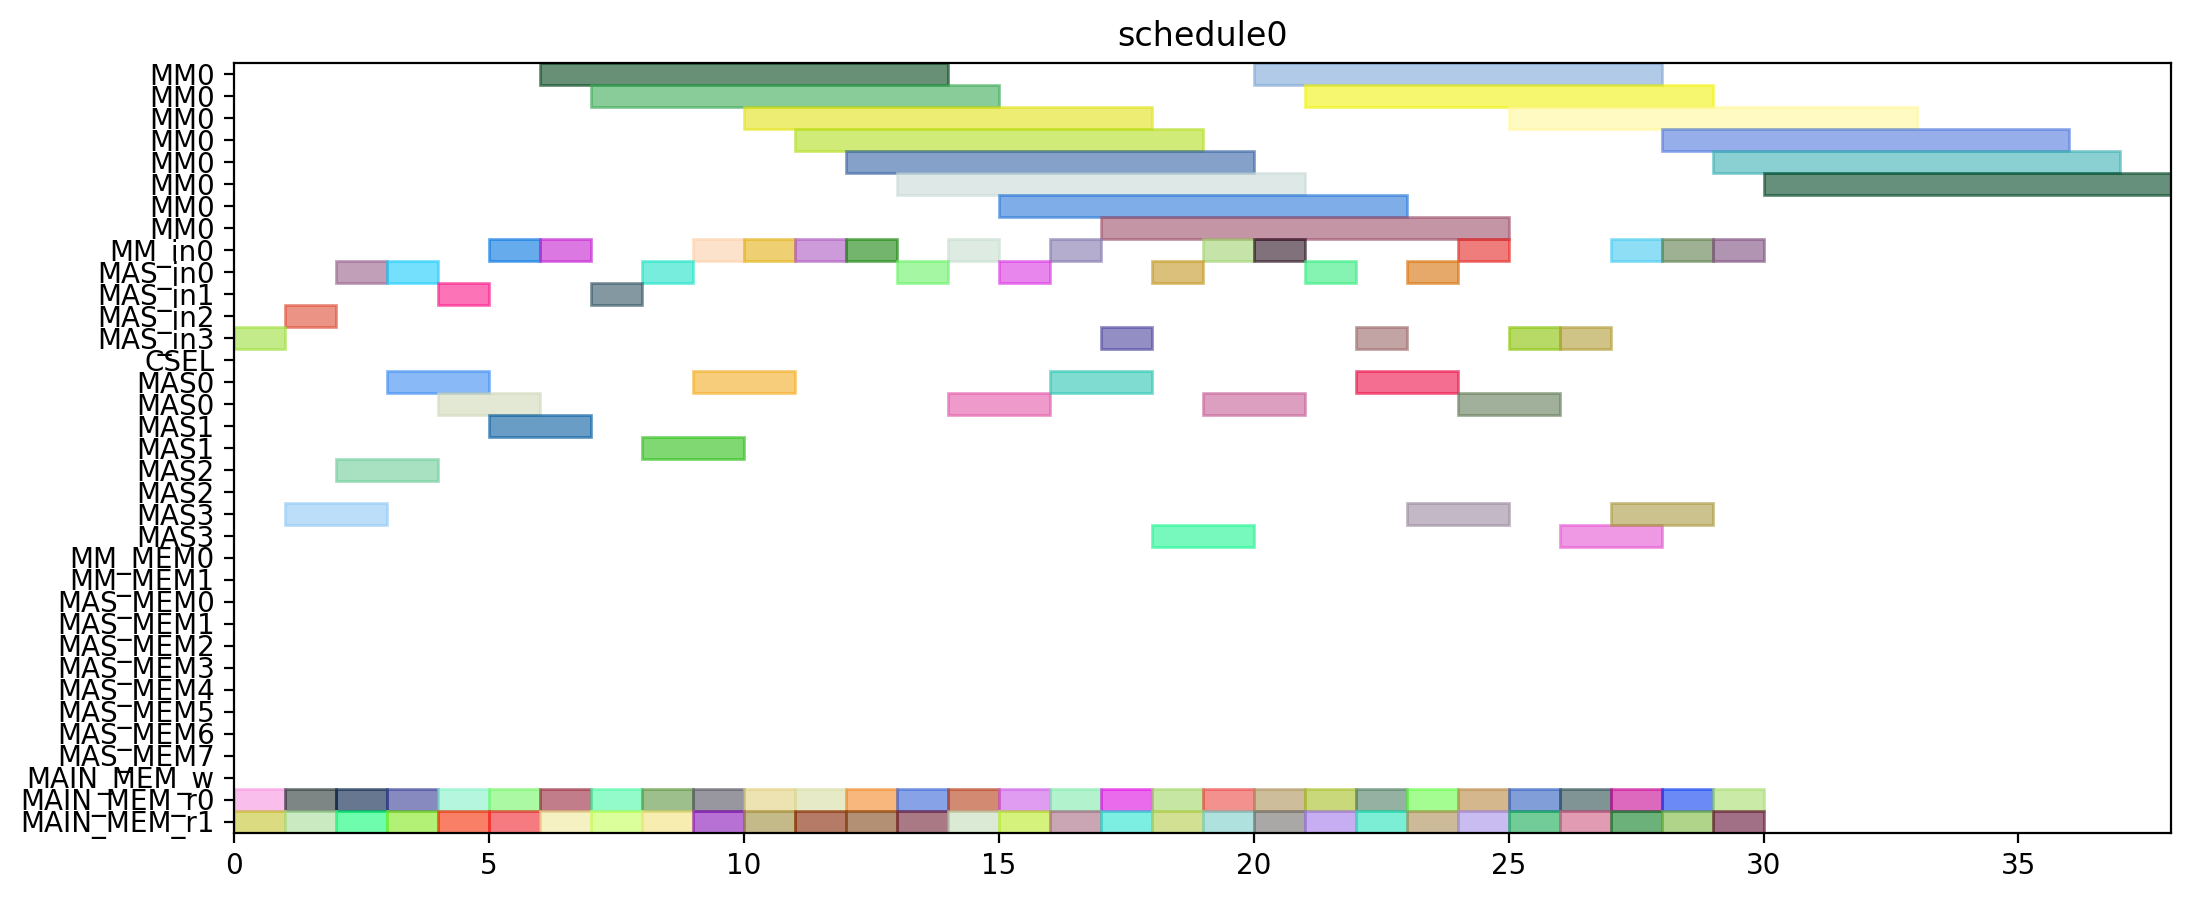

This figure's Python source:
from pyschedule import Scenario, solvers, plotters, alt


def solve():
	horizon = 120
	S = Scenario("schedule0", horizon=horizon)

	# resource
	MM = S.Resources('MM', num=1, size=8)
	MM_in = S.Resources('MM_in', num=1)
	MAS_in = S.Resources('MAS_in', num=4)
	CSEL = S.Resource('CSEL')
	MAS = S.Resources('MAS', num=4, size=2, periods=range(1, horizon))
	MM_MEM = S.Resources('MM_MEM', num=2)
	MAS_MEM = S.Resources('MAS_MEM', num=8)
	MAIN_MEM_w = S.Resource('MAIN_MEM_w', size=1)
	MAIN_MEM_r = S.Resources('MAIN_MEM_r', num=2)

	# result of previous scheduling

	# new tasks
	r1_t0 = S.Task('r1_t0', length=8, delay_cost=1)
	r1_t0 += alt(MM)
	r1_t0_in = S.Task('r1_t0_in', length=1, delay_cost=1)
	r1_t0_in += alt(MM_in)
	S += r1_t0_in*MM_in[0]<=r1_t0*MM[0]
	r1_t0_mem0 = S.Task('r1_t0_mem0', length=1, delay_cost=1)
	r1_t0_mem0 += MAIN_MEM_r[0]
	S += r1_t0_mem0 <= r1_t0

	r1_t0_mem1 = S.Task('r1_t0_mem1', length=1, delay_cost=1)
	r1_t0_mem1 += MAIN_MEM_r[1]
	S += r1_t0_mem1 <= r1_t0

	r1_t1 = S.Task('r1_t1', length=8, delay_cost=1)
	r1_t1 += alt(MM)
	r1_t1_in = S.Task('r1_t1_in', length=1, delay_cost=1)
	r1_t1_in += alt(MM_in)
	S += r1_t1_in*MM_in[0]<=r1_t1*MM[0]
	r1_t1_mem0 = S.Task('r1_t1_mem0', length=1, delay_cost=1)
	r1_t1_mem0 += MAIN_MEM_r[0]
	S += r1_t1_mem0 <= r1_t1

	r1_t1_mem1 = S.Task('r1_t1_mem1', length=1, delay_cost=1)
	r1_t1_mem1 += MAIN_MEM_r[1]
	S += r1_t1_mem1 <= r1_t1

	r1_t2 = S.Task('r1_t2', length=2, delay_cost=1)
	r1_t2 += alt(MAS)
	r1_t2_in = S.Task('r1_t2_in', length=1, delay_cost=1)
	r1_t2_in += alt(MAS_in)
	S += r1_t2_in*MAS_in[0]<=r1_t2*MAS[0]

	S += r1_t2_in*MAS_in[1]<=r1_t2*MAS[1]

	S += r1_t2_in*MAS_in[2]<=r1_t2*MAS[2]

	S += r1_t2_in*MAS_in[3]<=r1_t2*MAS[3]

	r1_t2_mem0 = S.Task('r1_t2_mem0', length=1, delay_cost=1)
	r1_t2_mem0 += MAIN_MEM_r[0]
	S += r1_t2_mem0 <= r1_t2

	r1_t2_mem1 = S.Task('r1_t2_mem1', length=1, delay_cost=1)
	r1_t2_mem1 += MAIN_MEM_r[1]
	S += r1_t2_mem1 <= r1_t2

	r1_t3 = S.Task('r1_t3', length=2, delay_cost=1)
	r1_t3 += alt(MAS)
	r1_t3_in = S.Task('r1_t3_in', length=1, delay_cost=1)
	r1_t3_in += alt(MAS_in)
	S += r1_t3_in*MAS_in[0]<=r1_t3*MAS[0]

	S += r1_t3_in*MAS_in[1]<=r1_t3*MAS[1]

	S += r1_t3_in*MAS_in[2]<=r1_t3*MAS[2]

	S += r1_t3_in*MAS_in[3]<=r1_t3*MAS[3]

	r1_t3_mem0 = S.Task('r1_t3_mem0', length=1, delay_cost=1)
	r1_t3_mem0 += MAIN_MEM_r[0]
	S += r1_t3_mem0 <= r1_t3

	r1_t3_mem1 = S.Task('r1_t3_mem1', length=1, delay_cost=1)
	r1_t3_mem1 += MAIN_MEM_r[1]
	S += r1_t3_mem1 <= r1_t3

	r3_t0 = S.Task('r3_t0', length=8, delay_cost=1)
	r3_t0 += alt(MM)
	r3_t0_in = S.Task('r3_t0_in', length=1, delay_cost=1)
	r3_t0_in += alt(MM_in)
	S += r3_t0_in*MM_in[0]<=r3_t0*MM[0]
	r3_t0_mem0 = S.Task('r3_t0_mem0', length=1, delay_cost=1)
	r3_t0_mem0 += MAIN_MEM_r[0]
	S += r3_t0_mem0 <= r3_t0

	r3_t0_mem1 = S.Task('r3_t0_mem1', length=1, delay_cost=1)
	r3_t0_mem1 += MAIN_MEM_r[1]
	S += r3_t0_mem1 <= r3_t0

	r3_t1 = S.Task('r3_t1', length=8, delay_cost=1)
	r3_t1 += alt(MM)
	r3_t1_in = S.Task('r3_t1_in', length=1, delay_cost=1)
	r3_t1_in += alt(MM_in)
	S += r3_t1_in*MM_in[0]<=r3_t1*MM[0]
	r3_t1_mem0 = S.Task('r3_t1_mem0', length=1, delay_cost=1)
	r3_t1_mem0 += MAIN_MEM_r[0]
	S += r3_t1_mem0 <= r3_t1

	r3_t1_mem1 = S.Task('r3_t1_mem1', length=1, delay_cost=1)
	r3_t1_mem1 += MAIN_MEM_r[1]
	S += r3_t1_mem1 <= r3_t1

	r3_t2 = S.Task('r3_t2', length=2, delay_cost=1)
	r3_t2 += alt(MAS)
	r3_t2_in = S.Task('r3_t2_in', length=1, delay_cost=1)
	r3_t2_in += alt(MAS_in)
	S += r3_t2_in*MAS_in[0]<=r3_t2*MAS[0]

	S += r3_t2_in*MAS_in[1]<=r3_t2*MAS[1]

	S += r3_t2_in*MAS_in[2]<=r3_t2*MAS[2]

	S += r3_t2_in*MAS_in[3]<=r3_t2*MAS[3]

	r3_t2_mem0 = S.Task('r3_t2_mem0', length=1, delay_cost=1)
	r3_t2_mem0 += MAIN_MEM_r[0]
	S += r3_t2_mem0 <= r3_t2

	r3_t2_mem1 = S.Task('r3_t2_mem1', length=1, delay_cost=1)
	r3_t2_mem1 += MAIN_MEM_r[1]
	S += r3_t2_mem1 <= r3_t2

	r3_t3 = S.Task('r3_t3', length=2, delay_cost=1)
	r3_t3 += alt(MAS)
	r3_t3_in = S.Task('r3_t3_in', length=1, delay_cost=1)
	r3_t3_in += alt(MAS_in)
	S += r3_t3_in*MAS_in[0]<=r3_t3*MAS[0]

	S += r3_t3_in*MAS_in[1]<=r3_t3*MAS[1]

	S += r3_t3_in*MAS_in[2]<=r3_t3*MAS[2]

	S += r3_t3_in*MAS_in[3]<=r3_t3*MAS[3]

	r3_t3_mem0 = S.Task('r3_t3_mem0', length=1, delay_cost=1)
	r3_t3_mem0 += MAIN_MEM_r[0]
	S += r3_t3_mem0 <= r3_t3

	r3_t3_mem1 = S.Task('r3_t3_mem1', length=1, delay_cost=1)
	r3_t3_mem1 += MAIN_MEM_r[1]
	S += r3_t3_mem1 <= r3_t3

	r4_t0 = S.Task('r4_t0', length=8, delay_cost=1)
	r4_t0 += alt(MM)
	r4_t0_in = S.Task('r4_t0_in', length=1, delay_cost=1)
	r4_t0_in += alt(MM_in)
	S += r4_t0_in*MM_in[0]<=r4_t0*MM[0]
	r4_t0_mem0 = S.Task('r4_t0_mem0', length=1, delay_cost=1)
	r4_t0_mem0 += MAIN_MEM_r[0]
	S += r4_t0_mem0 <= r4_t0

	r4_t0_mem1 = S.Task('r4_t0_mem1', length=1, delay_cost=1)
	r4_t0_mem1 += MAIN_MEM_r[1]
	S += r4_t0_mem1 <= r4_t0

	r4_t1 = S.Task('r4_t1', length=8, delay_cost=1)
	r4_t1 += alt(MM)
	r4_t1_in = S.Task('r4_t1_in', length=1, delay_cost=1)
	r4_t1_in += alt(MM_in)
	S += r4_t1_in*MM_in[0]<=r4_t1*MM[0]
	r4_t1_mem0 = S.Task('r4_t1_mem0', length=1, delay_cost=1)
	r4_t1_mem0 += MAIN_MEM_r[0]
	S += r4_t1_mem0 <= r4_t1

	r4_t1_mem1 = S.Task('r4_t1_mem1', length=1, delay_cost=1)
	r4_t1_mem1 += MAIN_MEM_r[1]
	S += r4_t1_mem1 <= r4_t1

	r4_t2 = S.Task('r4_t2', length=2, delay_cost=1)
	r4_t2 += alt(MAS)
	r4_t2_in = S.Task('r4_t2_in', length=1, delay_cost=1)
	r4_t2_in += alt(MAS_in)
	S += r4_t2_in*MAS_in[0]<=r4_t2*MAS[0]

	S += r4_t2_in*MAS_in[1]<=r4_t2*MAS[1]

	S += r4_t2_in*MAS_in[2]<=r4_t2*MAS[2]

	S += r4_t2_in*MAS_in[3]<=r4_t2*MAS[3]

	r4_t2_mem0 = S.Task('r4_t2_mem0', length=1, delay_cost=1)
	r4_t2_mem0 += MAIN_MEM_r[0]
	S += r4_t2_mem0 <= r4_t2

	r4_t2_mem1 = S.Task('r4_t2_mem1', length=1, delay_cost=1)
	r4_t2_mem1 += MAIN_MEM_r[1]
	S += r4_t2_mem1 <= r4_t2

	r4_t3 = S.Task('r4_t3', length=2, delay_cost=1)
	r4_t3 += alt(MAS)
	r4_t3_in = S.Task('r4_t3_in', length=1, delay_cost=1)
	r4_t3_in += alt(MAS_in)
	S += r4_t3_in*MAS_in[0]<=r4_t3*MAS[0]

	S += r4_t3_in*MAS_in[1]<=r4_t3*MAS[1]

	S += r4_t3_in*MAS_in[2]<=r4_t3*MAS[2]

	S += r4_t3_in*MAS_in[3]<=r4_t3*MAS[3]

	r4_t3_mem0 = S.Task('r4_t3_mem0', length=1, delay_cost=1)
	r4_t3_mem0 += MAIN_MEM_r[0]
	S += r4_t3_mem0 <= r4_t3

	r4_t3_mem1 = S.Task('r4_t3_mem1', length=1, delay_cost=1)
	r4_t3_mem1 += MAIN_MEM_r[1]
	S += r4_t3_mem1 <= r4_t3

	r5_t0 = S.Task('r5_t0', length=8, delay_cost=1)
	r5_t0 += alt(MM)
	r5_t0_in = S.Task('r5_t0_in', length=1, delay_cost=1)
	r5_t0_in += alt(MM_in)
	S += r5_t0_in*MM_in[0]<=r5_t0*MM[0]
	r5_t0_mem0 = S.Task('r5_t0_mem0', length=1, delay_cost=1)
	r5_t0_mem0 += MAIN_MEM_r[0]
	S += r5_t0_mem0 <= r5_t0

	r5_t0_mem1 = S.Task('r5_t0_mem1', length=1, delay_cost=1)
	r5_t0_mem1 += MAIN_MEM_r[1]
	S += r5_t0_mem1 <= r5_t0

	r5_t1 = S.Task('r5_t1', length=8, delay_cost=1)
	r5_t1 += alt(MM)
	r5_t1_in = S.Task('r5_t1_in', length=1, delay_cost=1)
	r5_t1_in += alt(MM_in)
	S += r5_t1_in*MM_in[0]<=r5_t1*MM[0]
	r5_t1_mem0 = S.Task('r5_t1_mem0', length=1, delay_cost=1)
	r5_t1_mem0 += MAIN_MEM_r[0]
	S += r5_t1_mem0 <= r5_t1

	r5_t1_mem1 = S.Task('r5_t1_mem1', length=1, delay_cost=1)
	r5_t1_mem1 += MAIN_MEM_r[1]
	S += r5_t1_mem1 <= r5_t1

	r5_t2 = S.Task('r5_t2', length=2, delay_cost=1)
	r5_t2 += alt(MAS)
	r5_t2_in = S.Task('r5_t2_in', length=1, delay_cost=1)
	r5_t2_in += alt(MAS_in)
	S += r5_t2_in*MAS_in[0]<=r5_t2*MAS[0]

	S += r5_t2_in*MAS_in[1]<=r5_t2*MAS[1]

	S += r5_t2_in*MAS_in[2]<=r5_t2*MAS[2]

	S += r5_t2_in*MAS_in[3]<=r5_t2*MAS[3]

	r5_t2_mem0 = S.Task('r5_t2_mem0', length=1, delay_cost=1)
	r5_t2_mem0 += MAIN_MEM_r[0]
	S += r5_t2_mem0 <= r5_t2

	r5_t2_mem1 = S.Task('r5_t2_mem1', length=1, delay_cost=1)
	r5_t2_mem1 += MAIN_MEM_r[1]
	S += r5_t2_mem1 <= r5_t2

	r5_t3 = S.Task('r5_t3', length=2, delay_cost=1)
	r5_t3 += alt(MAS)
	r5_t3_in = S.Task('r5_t3_in', length=1, delay_cost=1)
	r5_t3_in += alt(MAS_in)
	S += r5_t3_in*MAS_in[0]<=r5_t3*MAS[0]

	S += r5_t3_in*MAS_in[1]<=r5_t3*MAS[1]

	S += r5_t3_in*MAS_in[2]<=r5_t3*MAS[2]

	S += r5_t3_in*MAS_in[3]<=r5_t3*MAS[3]

	r5_t3_mem0 = S.Task('r5_t3_mem0', length=1, delay_cost=1)
	r5_t3_mem0 += MAIN_MEM_r[0]
	S += r5_t3_mem0 <= r5_t3

	r5_t3_mem1 = S.Task('r5_t3_mem1', length=1, delay_cost=1)
	r5_t3_mem1 += MAIN_MEM_r[1]
	S += r5_t3_mem1 <= r5_t3

	r6_t0 = S.Task('r6_t0', length=8, delay_cost=1)
	r6_t0 += alt(MM)
	r6_t0_in = S.Task('r6_t0_in', length=1, delay_cost=1)
	r6_t0_in += alt(MM_in)
	S += r6_t0_in*MM_in[0]<=r6_t0*MM[0]
	r6_t0_mem0 = S.Task('r6_t0_mem0', length=1, delay_cost=1)
	r6_t0_mem0 += MAIN_MEM_r[0]
	S += r6_t0_mem0 <= r6_t0

	r6_t0_mem1 = S.Task('r6_t0_mem1', length=1, delay_cost=1)
	r6_t0_mem1 += MAIN_MEM_r[1]
	S += r6_t0_mem1 <= r6_t0

	r6_t1 = S.Task('r6_t1', length=8, delay_cost=1)
	r6_t1 += alt(MM)
	r6_t1_in = S.Task('r6_t1_in', length=1, delay_cost=1)
	r6_t1_in += alt(MM_in)
	S += r6_t1_in*MM_in[0]<=r6_t1*MM[0]
	r6_t1_mem0 = S.Task('r6_t1_mem0', length=1, delay_cost=1)
	r6_t1_mem0 += MAIN_MEM_r[0]
	S += r6_t1_mem0 <= r6_t1

	r6_t1_mem1 = S.Task('r6_t1_mem1', length=1, delay_cost=1)
	r6_t1_mem1 += MAIN_MEM_r[1]
	S += r6_t1_mem1 <= r6_t1

	r6_t2 = S.Task('r6_t2', length=2, delay_cost=1)
	r6_t2 += alt(MAS)
	r6_t2_in = S.Task('r6_t2_in', length=1, delay_cost=1)
	r6_t2_in += alt(MAS_in)
	S += r6_t2_in*MAS_in[0]<=r6_t2*MAS[0]

	S += r6_t2_in*MAS_in[1]<=r6_t2*MAS[1]

	S += r6_t2_in*MAS_in[2]<=r6_t2*MAS[2]

	S += r6_t2_in*MAS_in[3]<=r6_t2*MAS[3]

	r6_t2_mem0 = S.Task('r6_t2_mem0', length=1, delay_cost=1)
	r6_t2_mem0 += MAIN_MEM_r[0]
	S += r6_t2_mem0 <= r6_t2

	r6_t2_mem1 = S.Task('r6_t2_mem1', length=1, delay_cost=1)
	r6_t2_mem1 += MAIN_MEM_r[1]
	S += r6_t2_mem1 <= r6_t2

	r6_t3 = S.Task('r6_t3', length=2, delay_cost=1)
	r6_t3 += alt(MAS)
	r6_t3_in = S.Task('r6_t3_in', length=1, delay_cost=1)
	r6_t3_in += alt(MAS_in)
	S += r6_t3_in*MAS_in[0]<=r6_t3*MAS[0]

	S += r6_t3_in*MAS_in[1]<=r6_t3*MAS[1]

	S += r6_t3_in*MAS_in[2]<=r6_t3*MAS[2]

	S += r6_t3_in*MAS_in[3]<=r6_t3*MAS[3]

	r6_t3_mem0 = S.Task('r6_t3_mem0', length=1, delay_cost=1)
	r6_t3_mem0 += MAIN_MEM_r[0]
	S += r6_t3_mem0 <= r6_t3

	r6_t3_mem1 = S.Task('r6_t3_mem1', length=1, delay_cost=1)
	r6_t3_mem1 += MAIN_MEM_r[1]
	S += r6_t3_mem1 <= r6_t3

	r9_t2 = S.Task('r9_t2', length=2, delay_cost=1)
	r9_t2 += alt(MAS)
	r9_t2_in = S.Task('r9_t2_in', length=1, delay_cost=1)
	r9_t2_in += alt(MAS_in)
	S += r9_t2_in*MAS_in[0]<=r9_t2*MAS[0]

	S += r9_t2_in*MAS_in[1]<=r9_t2*MAS[1]

	S += r9_t2_in*MAS_in[2]<=r9_t2*MAS[2]

	S += r9_t2_in*MAS_in[3]<=r9_t2*MAS[3]

	r9_t2_mem0 = S.Task('r9_t2_mem0', length=1, delay_cost=1)
	r9_t2_mem0 += MAIN_MEM_r[0]
	S += r9_t2_mem0 <= r9_t2

	r9_t2_mem1 = S.Task('r9_t2_mem1', length=1, delay_cost=1)
	r9_t2_mem1 += MAIN_MEM_r[1]
	S += r9_t2_mem1 <= r9_t2

	r12_t0 = S.Task('r12_t0', length=8, delay_cost=1)
	r12_t0 += alt(MM)
	r12_t0_in = S.Task('r12_t0_in', length=1, delay_cost=1)
	r12_t0_in += alt(MM_in)
	S += r12_t0_in*MM_in[0]<=r12_t0*MM[0]
	r12_t0_mem0 = S.Task('r12_t0_mem0', length=1, delay_cost=1)
	r12_t0_mem0 += MAIN_MEM_r[0]
	S += r12_t0_mem0 <= r12_t0

	r12_t0_mem1 = S.Task('r12_t0_mem1', length=1, delay_cost=1)
	r12_t0_mem1 += MAIN_MEM_r[1]
	S += r12_t0_mem1 <= r12_t0

	r12_t1 = S.Task('r12_t1', length=8, delay_cost=1)
	r12_t1 += alt(MM)
	r12_t1_in = S.Task('r12_t1_in', length=1, delay_cost=1)
	r12_t1_in += alt(MM_in)
	S += r12_t1_in*MM_in[0]<=r12_t1*MM[0]
	r12_t1_mem0 = S.Task('r12_t1_mem0', length=1, delay_cost=1)
	r12_t1_mem0 += MAIN_MEM_r[0]
	S += r12_t1_mem0 <= r12_t1

	r12_t1_mem1 = S.Task('r12_t1_mem1', length=1, delay_cost=1)
	r12_t1_mem1 += MAIN_MEM_r[1]
	S += r12_t1_mem1 <= r12_t1

	r12_t2 = S.Task('r12_t2', length=2, delay_cost=1)
	r12_t2 += alt(MAS)
	r12_t2_in = S.Task('r12_t2_in', length=1, delay_cost=1)
	r12_t2_in += alt(MAS_in)
	S += r12_t2_in*MAS_in[0]<=r12_t2*MAS[0]

	S += r12_t2_in*MAS_in[1]<=r12_t2*MAS[1]

	S += r12_t2_in*MAS_in[2]<=r12_t2*MAS[2]

	S += r12_t2_in*MAS_in[3]<=r12_t2*MAS[3]

	r12_t2_mem0 = S.Task('r12_t2_mem0', length=1, delay_cost=1)
	r12_t2_mem0 += MAIN_MEM_r[0]
	S += r12_t2_mem0 <= r12_t2

	r12_t2_mem1 = S.Task('r12_t2_mem1', length=1, delay_cost=1)
	r12_t2_mem1 += MAIN_MEM_r[1]
	S += r12_t2_mem1 <= r12_t2

	r12_t3 = S.Task('r12_t3', length=2, delay_cost=1)
	r12_t3 += alt(MAS)
	r12_t3_in = S.Task('r12_t3_in', length=1, delay_cost=1)
	r12_t3_in += alt(MAS_in)
	S += r12_t3_in*MAS_in[0]<=r12_t3*MAS[0]

	S += r12_t3_in*MAS_in[1]<=r12_t3*MAS[1]

	S += r12_t3_in*MAS_in[2]<=r12_t3*MAS[2]

	S += r12_t3_in*MAS_in[3]<=r12_t3*MAS[3]

	r12_t3_mem0 = S.Task('r12_t3_mem0', length=1, delay_cost=1)
	r12_t3_mem0 += MAIN_MEM_r[0]
	S += r12_t3_mem0 <= r12_t3

	r12_t3_mem1 = S.Task('r12_t3_mem1', length=1, delay_cost=1)
	r12_t3_mem1 += MAIN_MEM_r[1]
	S += r12_t3_mem1 <= r12_t3

	r13_t0 = S.Task('r13_t0', length=8, delay_cost=1)
	r13_t0 += alt(MM)
	r13_t0_in = S.Task('r13_t0_in', length=1, delay_cost=1)
	r13_t0_in += alt(MM_in)
	S += r13_t0_in*MM_in[0]<=r13_t0*MM[0]
	r13_t0_mem0 = S.Task('r13_t0_mem0', length=1, delay_cost=1)
	r13_t0_mem0 += MAIN_MEM_r[0]
	S += r13_t0_mem0 <= r13_t0

	r13_t0_mem1 = S.Task('r13_t0_mem1', length=1, delay_cost=1)
	r13_t0_mem1 += MAIN_MEM_r[1]
	S += r13_t0_mem1 <= r13_t0

	r13_t1 = S.Task('r13_t1', length=8, delay_cost=1)
	r13_t1 += alt(MM)
	r13_t1_in = S.Task('r13_t1_in', length=1, delay_cost=1)
	r13_t1_in += alt(MM_in)
	S += r13_t1_in*MM_in[0]<=r13_t1*MM[0]
	r13_t1_mem0 = S.Task('r13_t1_mem0', length=1, delay_cost=1)
	r13_t1_mem0 += MAIN_MEM_r[0]
	S += r13_t1_mem0 <= r13_t1

	r13_t1_mem1 = S.Task('r13_t1_mem1', length=1, delay_cost=1)
	r13_t1_mem1 += MAIN_MEM_r[1]
	S += r13_t1_mem1 <= r13_t1

	r13_t2 = S.Task('r13_t2', length=2, delay_cost=1)
	r13_t2 += alt(MAS)
	r13_t2_in = S.Task('r13_t2_in', length=1, delay_cost=1)
	r13_t2_in += alt(MAS_in)
	S += r13_t2_in*MAS_in[0]<=r13_t2*MAS[0]

	S += r13_t2_in*MAS_in[1]<=r13_t2*MAS[1]

	S += r13_t2_in*MAS_in[2]<=r13_t2*MAS[2]

	S += r13_t2_in*MAS_in[3]<=r13_t2*MAS[3]

	r13_t2_mem0 = S.Task('r13_t2_mem0', length=1, delay_cost=1)
	r13_t2_mem0 += MAIN_MEM_r[0]
	S += r13_t2_mem0 <= r13_t2

	r13_t2_mem1 = S.Task('r13_t2_mem1', length=1, delay_cost=1)
	r13_t2_mem1 += MAIN_MEM_r[1]
	S += r13_t2_mem1 <= r13_t2

	r13_t3 = S.Task('r13_t3', length=2, delay_cost=1)
	r13_t3 += alt(MAS)
	r13_t3_in = S.Task('r13_t3_in', length=1, delay_cost=1)
	r13_t3_in += alt(MAS_in)
	S += r13_t3_in*MAS_in[0]<=r13_t3*MAS[0]

	S += r13_t3_in*MAS_in[1]<=r13_t3*MAS[1]

	S += r13_t3_in*MAS_in[2]<=r13_t3*MAS[2]

	S += r13_t3_in*MAS_in[3]<=r13_t3*MAS[3]

	r13_t3_mem0 = S.Task('r13_t3_mem0', length=1, delay_cost=1)
	r13_t3_mem0 += MAIN_MEM_r[0]
	S += r13_t3_mem0 <= r13_t3

	r13_t3_mem1 = S.Task('r13_t3_mem1', length=1, delay_cost=1)
	r13_t3_mem1 += MAIN_MEM_r[1]
	S += r13_t3_mem1 <= r13_t3

	r16_t3 = S.Task('r16_t3', length=2, delay_cost=1)
	r16_t3 += alt(MAS)
	r16_t3_in = S.Task('r16_t3_in', length=1, delay_cost=1)
	r16_t3_in += alt(MAS_in)
	S += r16_t3_in*MAS_in[0]<=r16_t3*MAS[0]

	S += r16_t3_in*MAS_in[1]<=r16_t3*MAS[1]

	S += r16_t3_in*MAS_in[2]<=r16_t3*MAS[2]

	S += r16_t3_in*MAS_in[3]<=r16_t3*MAS[3]

	r16_t3_mem0 = S.Task('r16_t3_mem0', length=1, delay_cost=1)
	r16_t3_mem0 += MAIN_MEM_r[0]
	S += r16_t3_mem0 <= r16_t3

	r16_t3_mem1 = S.Task('r16_t3_mem1', length=1, delay_cost=1)
	r16_t3_mem1 += MAIN_MEM_r[1]
	S += r16_t3_mem1 <= r16_t3

	solvers.mip.solve(S,msg=1,kind='CPLEX',ratio_gap=1.01)

	solution = [['hoge']*len(S.solution()[1]) for i in range(len(S.solution()))]
	for i in range(len(S.solution())):
		for j in range(len(S.solution()[i])):
			solution[i][j]=str(S.solution()[i][j])
	print(solution)

	cycles = int(solution[-1][3])

	pic_file_name = "/mnt/rose/usr1/fukuda/ABE/multiRAM_multiMAS_16mux/scheduling_result/stage8MM1_stage2MAS4/EP2_YRECOVER/schedule0.png"
	if(S.solution() != []):
		plotters.matplotlib.plot(S,img_filename=pic_file_name, show_task_labels=False, fig_size=(cycles*0.25+3, 5))

	return solution
